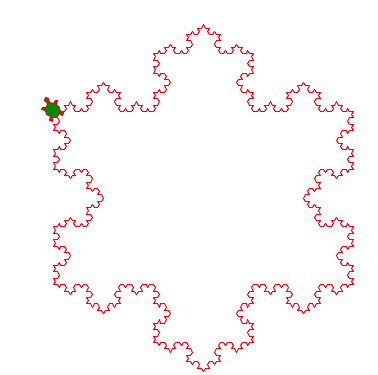

Source code (Python):
# Koch snowflake
from turtle import *

def koch(x):
    if x < 5:
        forward(x)
    else:
        koch(x/3)
        left(60)
        koch(x/3)
        right(120)
        koch(x/3)
        left(60)
        koch(x/3)

speed(10)

koch(300)
right(120)
koch(300)
right(120)
koch(300)

done()
